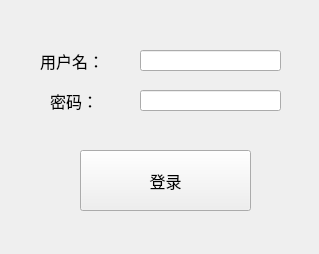
<?xml version="1.0" encoding="UTF-8"?>
<ui version="4.0">
 <class>login</class>
 <widget class="QWidget" name="login">
  <property name="geometry">
   <rect>
    <x>0</x>
    <y>0</y>
    <width>319</width>
    <height>254</height>
   </rect>
  </property>
  <property name="windowTitle">
   <string>UserLogin</string>
  </property>
  <property name="windowIcon">
   <iconset>
    <normaloff>:/Title_Icon/E:/Desktop/python脚本/畅聊/HappyChat/用户 .png</normaloff>:/Title_Icon/E:/Desktop/python脚本/畅聊/HappyChat/用户 .png</iconset>
  </property>
  <widget class="QLabel" name="label">
   <property name="geometry">
    <rect>
     <x>40</x>
     <y>50</y>
     <width>81</width>
     <height>21</height>
    </rect>
   </property>
   <property name="font">
    <font>
     <family>黑体</family>
     <pointsize>12</pointsize>
    </font>
   </property>
   <property name="text">
    <string>用户名：</string>
   </property>
  </widget>
  <widget class="QLineEdit" name="lineEdit">
   <property name="geometry">
    <rect>
     <x>140</x>
     <y>50</y>
     <width>141</width>
     <height>21</height>
    </rect>
   </property>
  </widget>
  <widget class="QPushButton" name="pushButton">
   <property name="geometry">
    <rect>
     <x>80</x>
     <y>150</y>
     <width>171</width>
     <height>61</height>
    </rect>
   </property>
   <property name="font">
    <font>
     <family>黑体</family>
     <pointsize>12</pointsize>
    </font>
   </property>
   <property name="text">
    <string>登录</string>
   </property>
  </widget>
  <widget class="QLabel" name="label_2">
   <property name="geometry">
    <rect>
     <x>50</x>
     <y>90</y>
     <width>72</width>
     <height>21</height>
    </rect>
   </property>
   <property name="font">
    <font>
     <family>黑体</family>
     <pointsize>12</pointsize>
    </font>
   </property>
   <property name="text">
    <string>密码：</string>
   </property>
  </widget>
  <widget class="QLineEdit" name="lineEdit_2">
   <property name="geometry">
    <rect>
     <x>140</x>
     <y>90</y>
     <width>141</width>
     <height>21</height>
    </rect>
   </property>
  </widget>
 </widget>
 <tabstops>
  <tabstop>lineEdit</tabstop>
  <tabstop>lineEdit_2</tabstop>
  <tabstop>pushButton</tabstop>
 </tabstops>
 <resources>
  <include location="icon_rc.qrc"/>
 </resources>
 <connections/>
</ui>
